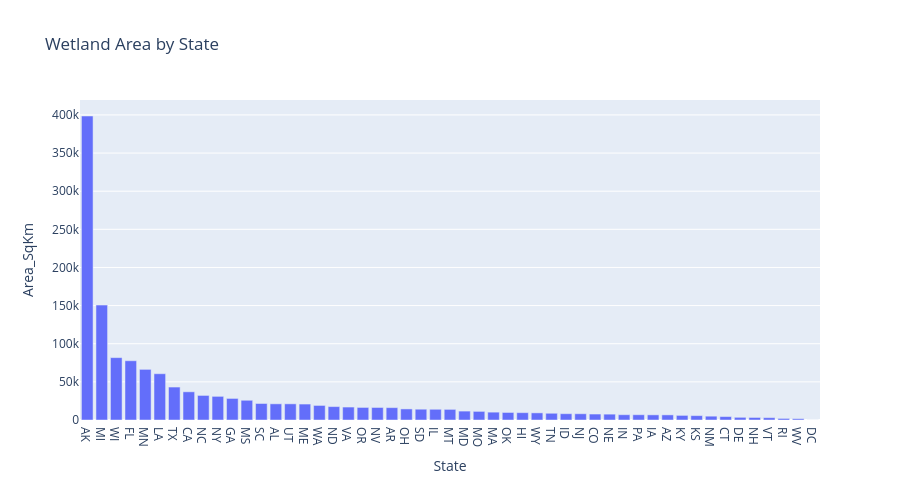

The code cell stored with this chart in its notebook:
### Code cell
leafmap.bar_chart(area_df, "State", "Area_SqKm", title="Wetland Area by State")

### Figure 1 — Plotly figure (JSON) as saved in the notebook; plotly's stock layout.template omitted (floating-point values rounded to 4 significant figures)
{"data": [{"alignmentgroup": "True", "hovertemplate": "State=%{x}<br>Area_SqKm=%{y}<extra></extra>", "legendgroup": "", "marker": {"color": "#636efa", "pattern": {"shape": ""}}, "name": "", "offsetgroup": "", "orientation": "v", "showlegend": false, "textposition": "auto", "type": "bar", "x": ["AK", "MI", "WI", "FL", "MN", "LA", "TX", "CA", "NC", "NY", "GA", "MS", "SC", "AL", "UT", "ME", "WA", "ND", "VA", "OR", "NV", "AR", "OH", "SD", "IL", "MT", "MD", "MO", "MA", "OK", "HI", "WY", "TN", "ID", "NJ", "CO", "NE", "IN", "PA", "IA", "AZ", "KY", "KS", "NM", "CT", "DE", "NH", "VT", "RI", "WV", "DC"], "xaxis": "x", "y": [398600.0, 150700.0, 81780.0, 77700.0, 66380.0, 60680.0, 43200.0, 36970.0, 32220.0, 31010.0, 28280.0, 25870.0, 21650.0, 21210.0, 21200.0, 20900.0, 19080.0, 17590.0, 16970.0, 16470.0, 16410.0, 16210.0, 14520.0, 14150.0, 14060.0, 13920.0, 11660.0, 11280.0, 10290.0, 9884.0, 9623.0, 9350.0, 8824.0, 8254.0, 8199.0, 7820.0, 7673.0, 6938.0, 6908.0, 6752.0, 6719.0, 6033.0, 5748.0, 5012.0, 4503.0, 3514.0, 3335.0, 3057.0, 2058.0, 1728.0, 44.89], "yaxis": "y"}], "layout": {"barmode": "group", "height": 500, "legend": {"tracegroupgap": 0}, "title": {"text": "Wetland Area by State"}, "xaxis": {"anchor": "y", "domain": [0, 1], "title": {"text": "State"}}, "yaxis": {"anchor": "x", "domain": [0, 1], "title": {"text": "Area_SqKm"}}}}
